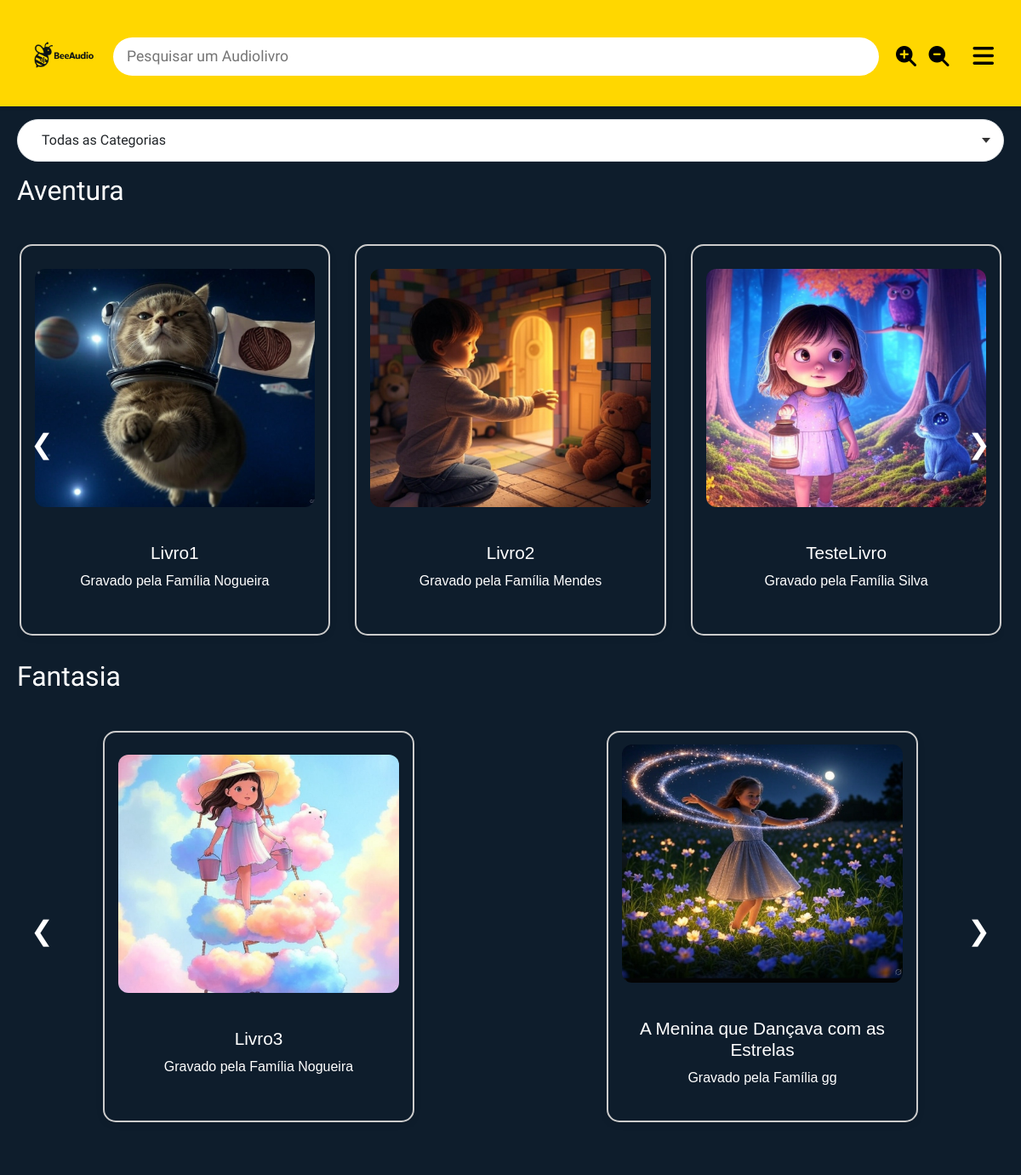
The page /biblioteca/ on the database as committed earlier.
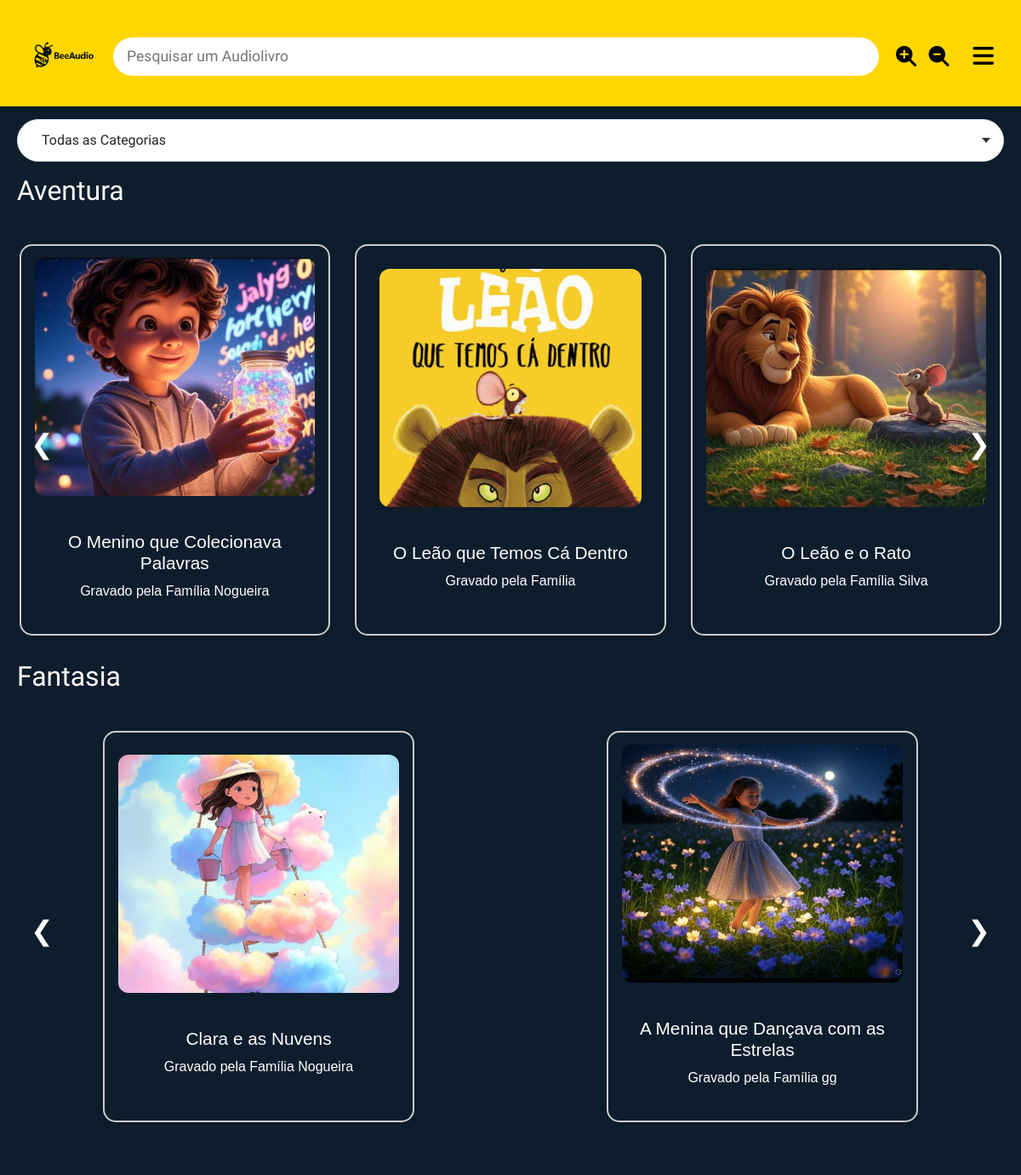
The same page on the database as committed later.
### tfc/models.py (models this page shows, shortened)
class AudioLivro(models.Model):
    CATEGORIAS_CHOICES = [
        ('Aventura', 'Aventura'),
        ('Ação', 'Ação'),
        ('Fantasia', 'Fantasia'),
        ('Mistério', 'Mistério'),
        ('Fábula', 'Fábula'),
        ('História', 'História'),
        ('Conto de Fadas', 'Conto de Fadas'),
    ]
    titulo = models.CharField(max_length=200)
    autor = models.CharField(max_length=100)
    capa = models.ImageField(upload_to='capas/', null=True, blank=True)
    descricao = models.TextField(max_length=500)
    descricaoAudio = models.FileField(upload_to='descricao_audios/', null=True, blank=True)
    categoria = models.CharField(max_length=100, choices=CATEGORIAS_CHOICES)
    faixa_etaria = models.CharField(max_length=50, null=True, blank=True)
    audio = models.FileField(upload_to='audios/')
    gravado_por = models.ForeignKey('Familia', on_delete=models.SET_NULL, null=True, blank=True)
    link_informacoes = models.URLField(max_length=200,null=True,blank=True,help_text="URL para mais informações (loja, Biblioteca Nacional, etc.)")
    publicado = models.BooleanField(default=False)

class Familia(models.Model):
    nome = models.CharField(max_length=100)
    email = models.EmailField(max_length=100)
    foto = models.ImageField(upload_to='familia_photos/', null=True, blank=True)
    apresentacao_familia = models.FileField(upload_to='apresentacoes/', null=True, blank=True)
    password = models.CharField(max_length=255, null=True, blank=True)

### tfc/views.py (the view, shortened to what this page needs)
# urls.py: path('biblioteca/', views.biblioteca_view, name='biblioteca'),
def biblioteca_view(request):
    query = request.GET.get('q', '').strip()
    categoria = request.GET.get('categoria', '').strip()
    audiolivros = AudioLivro.objects.filter(publicado=True)
    if query:
        familia = Familia.objects.filter(nome__iexact=query).first()
        if familia:
            audiolivros = audiolivros.filter(gravado_por=familia)
        else:
            audiolivros = audiolivros.filter(titulo__icontains=query)
    if categoria:
        audiolivros = audiolivros.filter(categoria=categoria)
    categorias_dict = defaultdict(list)
    for a in audiolivros:
        categorias_dict[a.categoria].append(a)
    categorias_ordenadas = sorted(categorias_dict.keys())
    audiolivros_por_categoria = {
        cat: categorias_dict[cat] for cat in categorias_ordenadas
    }
    categorias = [c[0] for c in AudioLivro.CATEGORIAS_CHOICES]
    continuar = []
    context = {
        'query': query,
        'categorias': categorias,
        'categoria_selecionada': categoria,
        'audiolivros_por_categoria': audiolivros_por_categoria,
        'continuar': continuar,
    }
    return render(request, "tfc/biblioteca.html", context)

### tfc/templates/tfc/biblioteca.html (shortened to what this page needs)
{% extends "tfc/layout.html" %}
{% block content %}
    {% load static %}
    <link rel="stylesheet" type="text/css" href="{% static 'tfc/estilos.css' %}">
    <div class="audiolivros">
        <form method="GET" action="{% url 'tfc:biblioteca' %}" class="filtro-pesquisa">
            <select name="categoria" onchange="this.form.submit()" class="form-select">
                <option value="">Todas as Categorias</option>
            </select>
        </form>
        <div class="categories-container">
            {% for categoria, audiolivros in audiolivros_por_categoria.items %}
                <div class="categoria">
                    <h2 class="categoria-titulo">{{ categoria }}</h2>
                    <div class="categoria-wrapper">
                        <button class="scroll-btn left" onclick="scrollCategoria(this, -1)">&#10094;</button>
                        <div class="categoria-roll-lateral">
                            {% for audio in audiolivros %}
                                <div class="card-biblioteca card-scroll">
                                    <a href="{% url 'tfc:detalhe_audiolivro' audio.id %}" class="card-link">
                                        <img src="{{ audio.capa.url }}" class="card-img-top" alt="Capa de {{ audio.titulo }}">
                                        <div class="card-body">
                                            <h5 class="card-title">{{ audio.titulo }}</h5>
                                            <p class="card-text"> Gravado pela Família {{ audio.gravado_por.nome }}</p>
                                        </div>
                                    </a>
                                </div>
                            {% endfor %}
                        </div>
                        <button class="scroll-btn right" onclick="scrollCategoria(this, 1)">&#10095;</button>
                    </div>
                </div>
            {% endfor %}
        </div>
    </div>
{% endblock %}

Rows that differ between the two databases and show on the page:
changed AudioLivro "Aventura": capa: a different picture; titulo "Livro1" → "O Menino que Colecionava Palavras"
changed AudioLivro: capa: a different picture; titulo "Livro2" → "O Leão que Temos Cá Dentro"; gravado_por.nome "Mendes" → (not shown)
changed AudioLivro "Silva": capa: a different picture; titulo "TesteLivro" → "O Leão e o Rato"
changed AudioLivro "Fantasia": titulo "Livro3" → "Clara e as Nuvens"
